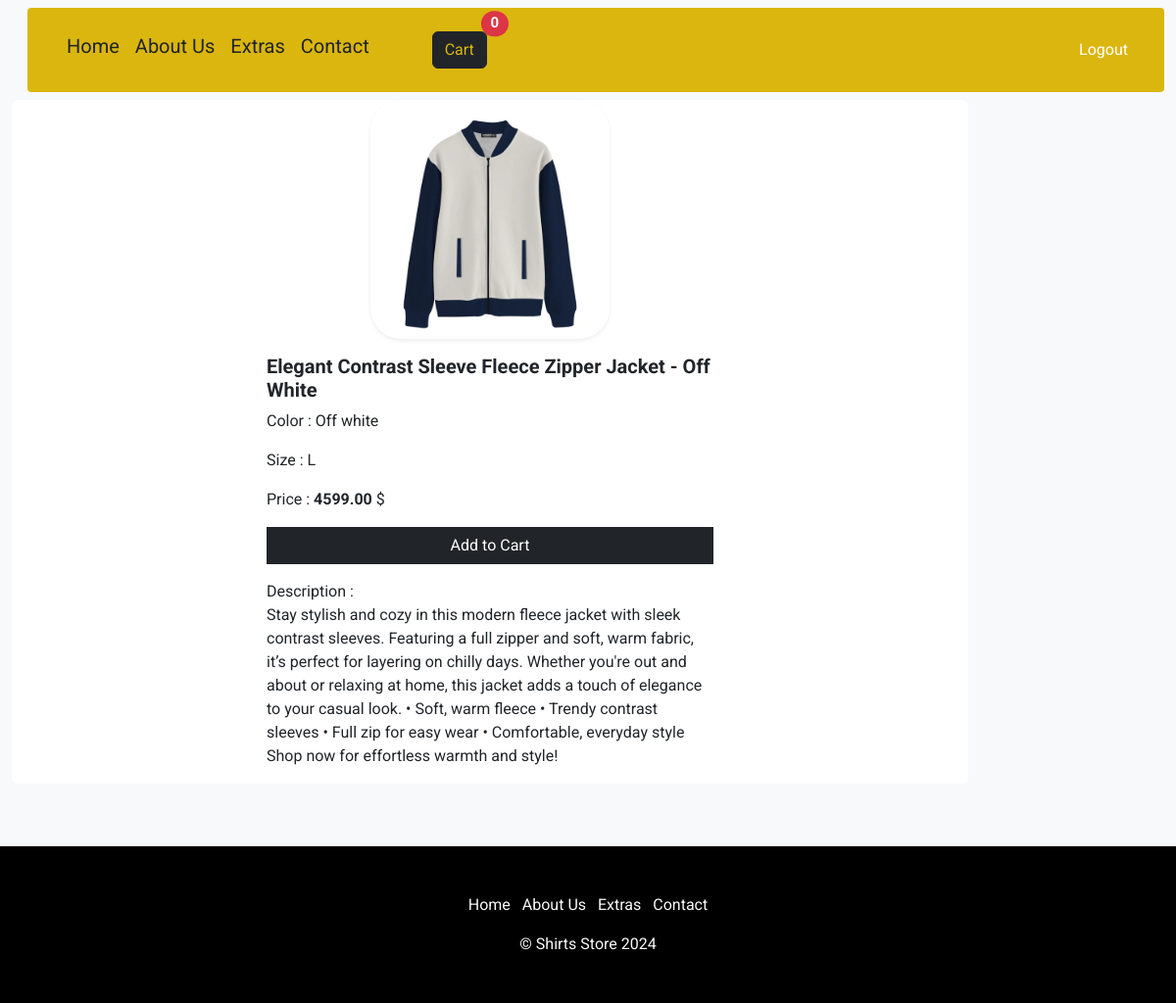
The app's page /store/view-product/13 (signed in) with its own data.
### store/models.py (models this page shows, shortened)
class Product(models.Model):
    title = models.CharField(max_length=255)
    size = models.CharField(max_length=50)
    description = models.TextField()
    color = models.CharField(max_length=50)
    retail_price = models.DecimalField(max_digits=10, decimal_places=2)
    wholesale_price = models.DecimalField(max_digits=10, decimal_places=2)
    stock = models.IntegerField()
    image = models.ImageField(upload_to='store/product/images', blank=True, null=True)

### store/views.py (the view)
# urls.py: path('view-product/<int:product_id>',views.view_product, name='view_product'),
@login_required(login_url='Index')
def view_product(request,product_id):
    cart = Cart(request)
    cart = request.session.get('cart', {})
    cart_items = cart  # Get cart dictionary from session
    cart_count = sum(item['quantity'] for item in cart_items.values())  # Calculate total items in cart
    product = get_object_or_404(Product, id=product_id)
    return render(request, 'view_product.html', {'product': product, 'cart_count': cart_count})

### cart/context_processors.py (called while the page is built)
def cart(request):
  return { 'cart': Cart(request) }

### templates/view_product.html (shortened to what this page needs)
{% extends "base.html" %}
{%block content%}
  {% block cartCount %}   {{ cart_count }} {% endblock cartCount %}
  <div class="row  vh-100">
  <div class="col-10">
    <div class="card mb-3 border-0 " >
      <div class="row g-0 offset-3">
        <div class="col-md-4 offset-2">
          {% if product.image.url is not None %}
          <img src="{{product.image.url}}" class="img-fluid rounded-5 shadow-sm" alt="{{product.title}}">
          {% else %}
          <img src="{{product.image.url}}" class="img-fluid rounded-start" alt="">
          {% endif %}
        </div>
        <div class="col-md-8">
          <div class="card-body">
            <h5 class="card-title"><b>{{product.title }}</b></h5>
            <p class="card-text"> Color : {{product.color }}</p>
            <p class="card-text">Size : {{product.size }}</p>
            <p class="card-text">Price : <b> {{product.retail_price }} </b>$</p>
            <button  class="btn btn-dark  mb-3 rounded-0 w-100" value="{{product.id}}" id="add-cart" onclick="showMessage()">Add to Cart</button> <span class="message hide"><b> {{product.title}} </b> added to cart successfully !</span>
          <p class="card-text"> Description : <br> {{product.description }}</p>
        </div>
      </div>
    </div>
    </div>
{%endblock content%}

### store/static/css/base.css (style rules this page uses)
#fonts { font-family: "Roboto", sans-serif !important; font-weight: 400; font-style: normal; }

### records on screen
Product: image (picture), title "Elegant Contrast Sleeve Fleece Zipper Jacket - Off White", color "Off white", size "L", retail_price "4599.00", description "Stay stylish and cozy in this modern fleece jacket with sleek contrast sleeves. Featuring a full zipper and soft, warm fabric, it’s perfect for layering on chilly days. Whether you're out and about or relaxing at home, this jacket adds a touch of elegance to your casual look. • Soft, warm fleece • Trendy contrast sleeves • Full zip for easy wear • Comfortable, everyday style Shop now for effortless warmth and style!"

### other values on screen
{{ cart_count }} "0"
